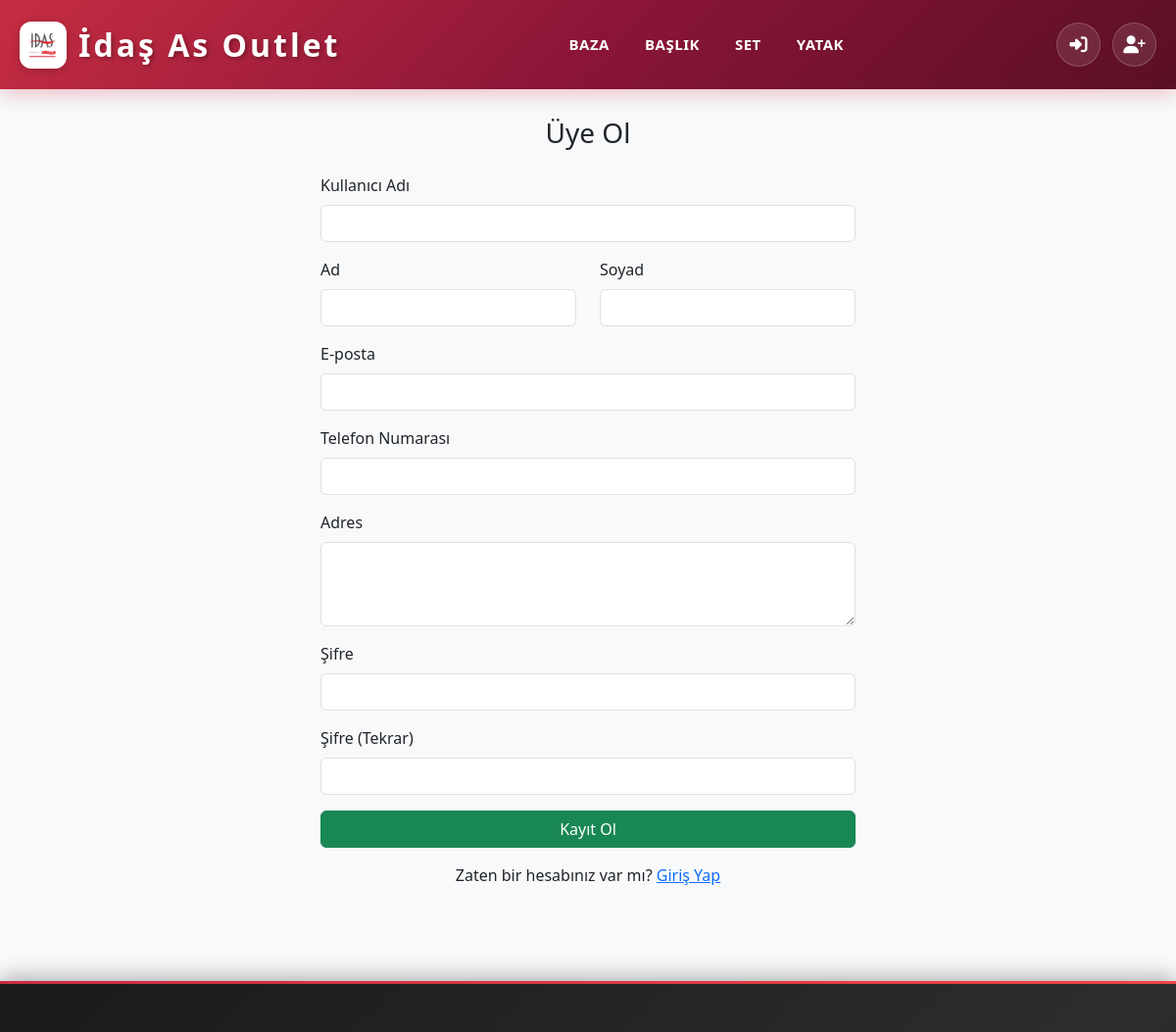
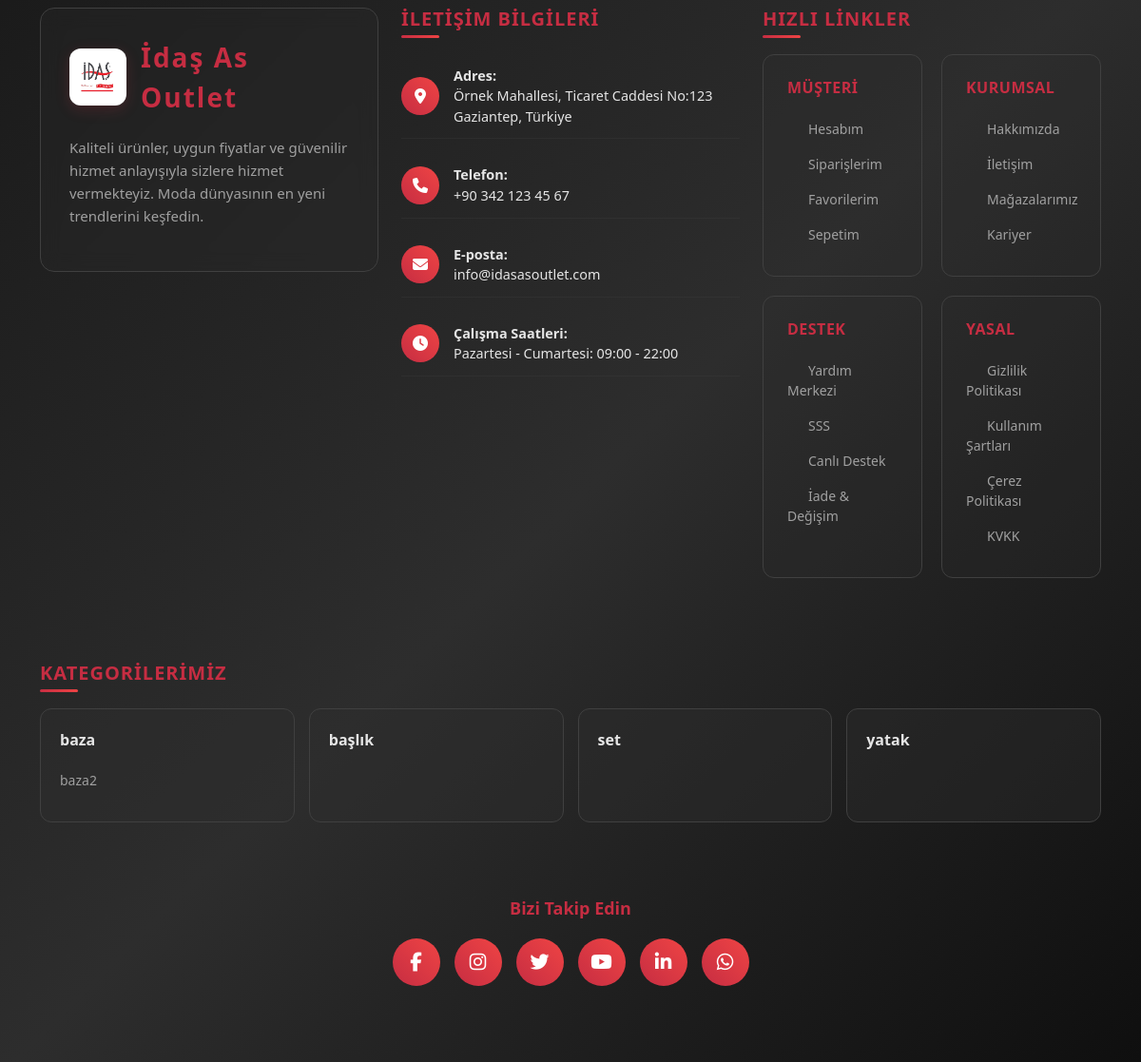
The page /users/register/ on the database its author committed (2 pictures, top to bottom).
### catalog/models.py (models this page shows, shortened)
class Category(models.Model):
    name        = models.CharField(max_length=100, verbose_name="Kategori Adı")
    slug        = models.SlugField(max_length=120, unique=True, verbose_name="Slug")
    parent      = models.ForeignKey(
        'self',
        related_name='children',
        on_delete=models.CASCADE,
        null=True,
        blank=True
    )
    is_active   = models.BooleanField(default=True)
    class Meta:
        verbose_name = "Kategori"
        verbose_name_plural = "Kategoriler"
        ordering = ['name']
    def get_absolute_url(self):
        return reverse('category_detail', args=[self.slug])

### users/views.py (the view, shortened to what this page needs)
# urls.py: path('register/', views.RegisterView.as_view(), name='register'),
class RegisterView(View):
    template_name = 'users/register.html'
    def get(self, request):
        form = UserCreationForm()
        return render(request, self.template_name, {'form': form})

### catalog/context_processors.py (called while the page is built, shortened)
def menu_categories(request):
    main_categories = Category.objects.filter(parent__isnull=True, is_active=True).order_by('name')
    return {
        'menu_categories': main_categories
    }

def cart_and_favorite_counts(request):
    user = request.user
    cart_count = 0
    favorite_count = 0
    return {
        'cart_count': cart_count,
        'favorite_count': favorite_count,
    }

### users/templates/users/register.html (shortened to what this page needs)
{% extends 'base.html' %}
{% load static %}
{% block content %}
<div class="row justify-content-center">
  <div class="col-md-6">
    <h3 class="mb-4 text-center">Üye Ol</h3>
    <form method="post" novalidate>
      <div class="mb-3">
        <label for="id_username" class="form-label">Kullanıcı Adı</label>
        <input
          type="text"
          name="username"
          class="form-control{% if form.username.errors %} is-invalid{% endif %}"
          id="id_username"
          value="{{ form.username.value|default_if_none:'' }}"
          required
        >
      </div>
      <div class="row">
        <div class="col-md-6 mb-3">
          <label for="id_first_name" class="form-label">Ad</label>
          <input
            type="text"
            name="first_name"
            class="form-control{% if form.first_name.errors %} is-invalid{% endif %}"
            id="id_first_name"
            value="{{ form.first_name.value|default_if_none:'' }}"
            required
          >
        </div>
        <div class="col-md-6 mb-3">
          <label for="id_last_name" class="form-label">Soyad</label>
          <input
            type="text"
            name="last_name"
            class="form-control{% if form.last_name.errors %} is-invalid{% endif %}"
            id="id_last_name"
            value="{{ form.last_name.value|default_if_none:'' }}"
            required
          >
        </div>
      </div>
      <div class="mb-3">
        <label for="id_email" class="form-label">E-posta</label>
        <input
          type="email"
          name="email"
          class="form-control{% if form.email.errors %} is-invalid{% endif %}"
          id="id_email"
          value="{{ form.email.value|default_if_none:'' }}"
          required
        >
      </div>
      <div class="mb-3">
        <label for="id_phone" class="form-label">Telefon Numarası</label>
        <input
          type="text"
          name="phone"
          class="form-control{% if form.phone.errors %} is-invalid{% endif %}"
          id="id_phone"
          value="{{ form.phone.value|default_if_none:'' }}"
          required
        >
      </div>
      <div class="mb-3">
        <label for="id_address" class="form-label">Adres</label>
        <textarea
          name="address"
          class="form-control{% if form.address.errors %} is-invalid{% endif %}"
          id="id_address"
          rows="3"
          required
        >{{ form.address.value|default_if_none:'' }}</textarea>
      </div>
      <div class="mb-3">
        <label for="id_password1" class="form-label">Şifre</label>
        <input
          type="password"
          name="password1"
          class="form-control{% if form.password1.errors %} is-invalid{% endif %}"
          id="id_password1"
          required
        >
      </div>
      <div class="mb-3">
        <label for="id_password2" class="form-label">Şifre (Tekrar)</label>
        <input
          type="password"
          name="password2"
          class="form-control{% if form.password2.errors %} is-invalid{% endif %}"
          id="id_password2"
          required
        >
      </div>
      <button type="submit" class="btn btn-success w-100">Kayıt Ol</button>
    </form>
    <p class="mt-3 text-center">
      Zaten bir hesabınız var mı? <a href="{% url 'login' %}">Giriş Yap</a>
    </p>
  </div>
</div>
{% endblock %}

### templates/navbar.html (shortened to what this page needs)
{% load static %}
<nav class="navbar navbar-expand-lg">
    <div class="nav-container">
      <a class="navbar-brand" href="{% url 'home' %}">
        <img src="{% static 'img/idas2.png' %}" alt="Logo" width="48" height="48">
        <span class="logo-text">İdaş As Outlet</span>
      </a>
      <ul class="nav-menu" id="nav-menu">
        {% for category in menu_categories %}
          {% if category.children.all %}
            <li class="nav-item">
              <a href="{% url 'category_detail' category.slug %}"
                 class="nav-link{% if request.path == category.get_absolute_url %} active{% endif %}">
                {{ category.name }}
              </a>
            </li>
          {% else %}
            <li class="nav-item">
              <a href="{% url 'category_detail' category.slug %}"
                 class="nav-link{% if request.path == category.get_absolute_url %} active{% endif %}">
                {{ category.name }}
              </a>
            </li>
          {% endif %}
        {% endfor %}
      </ul>
      <div class="nav-icons">
        {% if user.is_authenticated %}
          <a href="{% url 'profile' %}" class="icon-btn" title="Profil">
            <i class="fas fa-user"></i>
          </a>
          <a href="{% url 'favorite_list' %}" class="icon-btn position-relative" title="Favoriler">
            <i class="fas fa-heart"></i>
            {% if favorite_count > 0 %}
              <span class="badge">{{ favorite_count }}</span>
            {% endif %}
          </a>
          <a href="{% url 'view_cart' %}" class="icon-btn position-relative" title="Sepet">
            <i class="fas fa-shopping-cart"></i>
            {% if cart_count > 0 %}
              <span class="badge">{{ cart_count }}</span>
            {% endif %}
          </a>
          <form method="post" action="{% url 'logout' %}" class="d-inline">
            {% csrf_token %}
            <button type="submit" class="btn-link icon-btn" title="Çıkış">
              <i class="fas fa-sign-out-alt"></i>
            </button>
          </form>
        {% else %}
          <a href="{% url 'login' %}" class="icon-btn" title="Giriş">
            <i class="fas fa-sign-in-alt"></i>
          </a>
          <a href="{% url 'register' %}" class="icon-btn" title="Kayıt">
            <i class="fas fa-user-plus"></i>
          </a>
        {% endif %}
      </div>
    </div>
  </nav>

### templates/footer.html (shortened to what this page needs)
 {% load static %}
  <footer class="premium-footer">
    <div class="container">
      <div class="footer-main">
        <div class="row">
          <div class="col-lg-4 col-md-6">
            <div class="company-info">
              <div class="company-logo">
                <img src="{% static 'img/idas2.png' %}" alt="İdaş As Outlet Logo">
                <div class="company-name">İdaş As Outlet</div>
              </div>
              <p class="company-description">
                Kaliteli ürünler, uygun fiyatlar ve güvenilir hizmet anlayışıyla sizlere hizmet vermekteyiz.
                Moda dünyasının en yeni trendlerini keşfedin.
              </p>
            </div>
          </div>
          <div class="col-lg-4 col-md-6">
            <div class="footer-section">
              <h5 class="footer-title">İletişim Bilgileri</h5>
              <ul class="contact-list">
                <li class="contact-item">
                  <div class="contact-icon">
                    <i class="fas fa-map-marker-alt"></i>
                  </div>
                  <div>
                    <strong>Adres:</strong><br>
                    Örnek Mahallesi, Ticaret Caddesi No:123<br>
                    Gaziantep, Türkiye
                  </div>
                </li>
                <li class="contact-item">
                  <div class="contact-icon">
                    <i class="fas fa-phone"></i>
                  </div>
                  <div>
                    <strong>Telefon:</strong><br>
                    +90 342 123 45 67
                  </div>
                </li>
                <li class="contact-item">
                  <div class="contact-icon">
                    <i class="fas fa-envelope"></i>
                  </div>
                  <div>
                    <strong>E-posta:</strong><br>
                    info@idasasoutlet.com
                  </div>
                </li>
                <li class="contact-item">
                  <div class="contact-icon">
                    <i class="fas fa-clock"></i>
                  </div>
                  <div>
                    <strong>Çalışma Saatleri:</strong><br>
                    Pazartesi - Cumartesi: 09:00 - 22:00
                  </div>
                </li>
              </ul>
            </div>
          </div>
          <div class="col-lg-4 col-md-12">
            <div class="footer-section">
              <h5 class="footer-title">Hızlı Linkler</h5>
              <div class="footer-links">
                <div class="link-group">
                  <h6 class="link-group-title">Müşteri</h6>
                  <a href="#" class="footer-link">Hesabım</a>
                  <a href="#" class="footer-link">Siparişlerim</a>
                  <a href="#" class="footer-link">Favorilerim</a>
                  <a href="#" class="footer-link">Sepetim</a>
                </div>
                <div class="link-group">
                  <h6 class="link-group-title">Kurumsal</h6>
                  <a href="#" class="footer-link">Hakkımızda</a>
                  <a href="#" class="footer-link">İletişim</a>
                  <a href="#" class="footer-link">Mağazalarımız</a>
                  <a href="#" class="footer-link">Kariyer</a>
                </div>
                <div class="link-group">
                  <h6 class="link-group-title">Destek</h6>
                  <a href="#" class="footer-link">Yardım Merkezi</a>
                  <a href="#" class="footer-link">SSS</a>
                  <a href="#" class="footer-link">Canlı Destek</a>
                  <a href="#" class="footer-link">İade & Değişim</a>
                </div>
                <div class="link-group">
                  <h6 class="link-group-title">Yasal</h6>
                  <a href="#" class="footer-link">Gizlilik Politikası</a>
                  <a href="#" class="footer-link">Kullanım Şartları</a>
                  <a href="#" class="footer-link">Çerez Politikası</a>
                  <a href="#" class="footer-link">KVKK</a>
                </div>
              </div>
            </div>
          </div>
        </div>
        {% if menu_categories %}
        <div class="row mt-5">
          <div class="col-12">
            <div class="footer-section">
              <h5 class="footer-title">Kategorilerimiz</h5>
              <div class="categories-grid">
                {% for category in menu_categories %}
                  <div class="category-card">
                    <a href="{% url 'category_detail' category.slug %}" class="category-link">
                      {{ category.name }}
                    </a>
                    {% if category.children.all %}
                      <ul class="subcategory-list">
                        {% for child in category.children.all|slice:":4" %}
                          {% if child.is_active %}
                            <li class="subcategory-item">
                              <a href="{% url 'category_detail' child.slug %}" class="subcategory-link">
                                {{ child.name }}
                              </a>
                            </li>
                          {% endif %}
                        {% endfor %}
                      </ul>
                    {% endif %}
                  </div>
                {% endfor %}
              </div>
            </div>
          </div>
        </div>
        {% endif %}
        <div class="social-media">
          <h5 class="social-title">Bizi Takip Edin</h5>
          <div class="social-icons">
            <a href="#" class="social-icon" title="Facebook" aria-label="Facebook">
              <i class="fab fa-facebook-f"></i>
            </a>
            <a href="#" class="social-icon" title="Instagram" aria-label="Instagram">
              <i class="fab fa-instagram"></i>
            </a>
            <a href="#" class="social-icon" title="Twitter" aria-label="Twitter">
              <i class="fab fa-twitter"></i>
            </a>
            <a href="#" class="social-icon" title="YouTube" aria-label="YouTube">
              <i class="fab fa-youtube"></i>
            </a>
            <a href="#" class="social-icon" title="LinkedIn" aria-label="LinkedIn">
              <i class="fab fa-linkedin-in"></i>
            </a>
            <a href="#" class="social-icon" title="WhatsApp" aria-label="WhatsApp">
              <i class="fab fa-whatsapp"></i>
            </a>
          </div>
        </div>
      </div>
    </div>
  </footer>

### templates/base.html (style rules this page uses)
body { font-family: 'Segoe UI', Tahoma, Geneva, Verdana, sans-serif; background-color: #f8f9fa; padding-top: 70px; }
footer { font-size: 0.9rem; }

### templates/navbar.html (style rules this page uses)
* { margin: 0; padding: 0; box-sizing: border-box; }
:root { --crimson-primary: #c62d42; --crimson-secondary: #8b1538; --crimson-dark: #5a0f24; --crimson-light: #ef4444; --crimson-hover: #dc2626; --pure-white: #ffffff; --snow-white: #fefefe; --ghost-white: #f8fafc; --gradient-primary: linear-gradient(135deg, #c62d42 0%, #8b1538 50%, #5a0f24 100%); --gradient-hover: linear-gradient(135deg, #ef4444 0%, #dc2626 50%, #b91c1c 100%); --gradient-glass: linear-gradient(90deg, transparent, rgba(255,255,255,0.2), transparent); --shadow-crimson: 0 4px 20px rgba(198, 45, 66, 0.3); --shadow-crimson-lg: 0 10px 40px -10px rgba(198, 45, 66, 0.25); --shadow-elite: 0 15px 35px rgba(198, 45, 66, 0.2); --font-primary: 'Segoe UI', Tahoma, Geneva, Verdana, sans-serif; }
.navbar { background: var(--gradient-primary) !important; box-shadow: var(--shadow-crimson); position: fixed !important; top: 0; left: 0; right: 0; z-index: 1050; font-family: var(--font-primary); transition: all 0.4s ease; min-height: 75px; border: none; }
.nav-container { max-width: 1300px; margin: 0 auto; display: flex; justify-content: space-between; align-items: center; padding: 0 20px; height: 75px; width: 100%; }
.navbar-brand { display: flex; align-items: center; text-decoration: none; transition: all 0.3s ease; padding: 0; }
.navbar-brand img { margin-right: 12px; border-radius: 12px; transition: all 0.3s ease; box-shadow: 0 2px 8px rgba(0,0,0,0.2); }
.logo-text { font-size: 32px; font-weight: bold; color: var(--pure-white); letter-spacing: 3px; text-shadow: 2px 2px 4px rgba(0,0,0,0.3); transition: all 0.3s ease; }
.nav-menu { display: flex; list-style: none; gap: 0; margin: 0; padding: 0; align-items: center; }
.nav-item { position: relative; }
.nav-link { color: var(--pure-white) !important; text-decoration: none; padding: 28px 18px; display: block; font-weight: 600; font-size: 15px; transition: all 0.3s ease; position: relative; overflow: hidden; text-transform: uppercase; letter-spacing: 0.5px; border: none; background: none; }
.nav-link::before { content: ''; position: absolute; top: 0; left: -100%; width: 100%; height: 100%; background: var(--gradient-glass); transition: left 0.5s ease; }
.nav-icons { display: flex; align-items: center; gap: 12px; }
.icon-btn, .btn-link { color: var(--pure-white) !important; font-size: 18px; padding: 10px; border-radius: 50%; transition: all 0.3s ease; cursor: pointer; position: relative; background: rgba(255, 255, 255, 0.1); border: 1px solid rgba(255, 255, 255, 0.2); text-decoration: none; display: flex; align-items: center; justify-content: center; width: 45px; height: 45px; }
body { padding-top: 95px; font-family: var(--font-primary); }
.navbar { animation: navbarLoad 1s ease-out; }

### rows shown on the page
Category: name "BAZA", name "baza"
Category: name "BAŞLIK", name "başlık"
Category: name "SET", name "set"
Category: name "YATAK", name "yatak"
Category: name "baza2"
